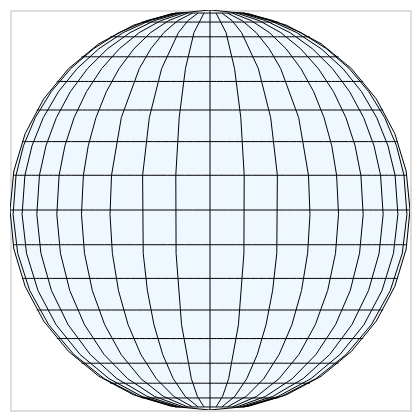

Source (Vega-Lite JSON):
### Vega specification from a JSON file in a GitHub repository (floating-point values rounded to 4 significant figures)
{"$schema": "https://vega.github.io/schema/vega/v5.json", "background": "white", "padding": 5, "width": 200, "height": 200, "style": "cell", "data": [{"name": "source_0", "values": [{"type": "Sphere"}]}, {"name": "source_1", "transform": [{"type": "graticule"}]}], "projections": [{"name": "projection", "translate": [100, 100], "type": "orthographic", "scale": 100}], "marks": [{"name": "layer_0_marks", "type": "shape", "clip": true, "style": ["geoshape"], "from": {"data": "source_0"}, "encode": {"update": {"fill": {"value": "aliceblue"}}}, "transform": [{"type": "geoshape", "projection": "projection"}]}, {"name": "layer_1_marks", "type": "shape", "clip": true, "style": ["geoshape"], "from": {"data": "source_1"}, "encode": {"update": {"stroke": {"value": "black"}, "strokeWidth": {"value": 0.5}, "fill": {"value": "transparent"}}}, "transform": [{"type": "geoshape", "projection": "projection"}]}], "config": {"background": "white"}}
